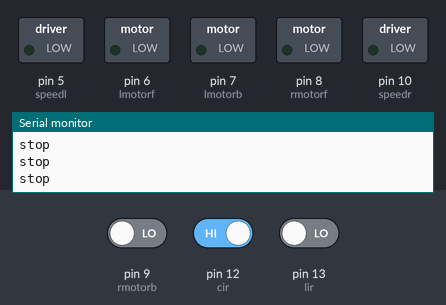
A sketch run on a simulated Arduino Uno, built with avr-gcc and run on an emulated ATmega328P. Parts: switched loads named in the sketch (green lamp = pin HIGH), the last lines printed to the serial monitor. The inputs (shaded band) are chosen by the test bench; at power-on: pin 9 (rmotorb) LOW, pin 13 (lir) LOW, pin 12 (cir) HIGH.

Above: at 1.2 s.
1.3 s: pin 9 (rmotorb) driven HIGH
At 2.5 s:
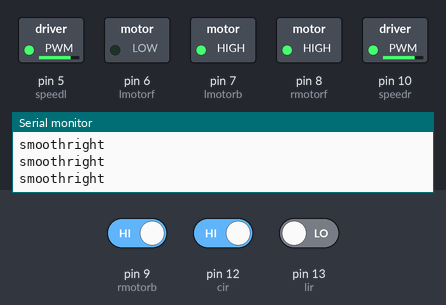
2.8 s: pin 13 (lir) driven HIGH
At 3.1 s:
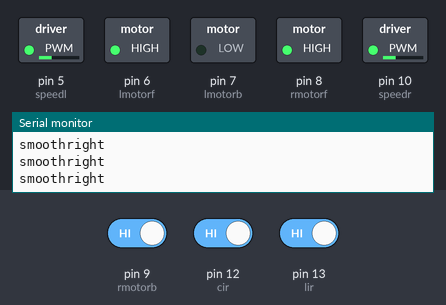
4.3 s: pin 9 (rmotorb) driven LOW
At 5.2 s:
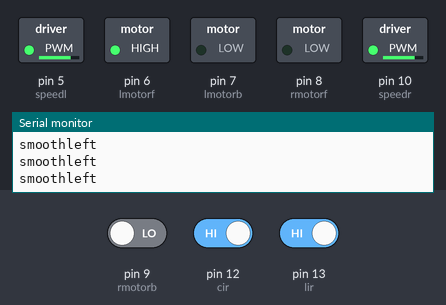
5.8 s: pin 12 (cir) driven LOW
7.7 s: pin 13 (lir) driven LOW
At 8.0 s:
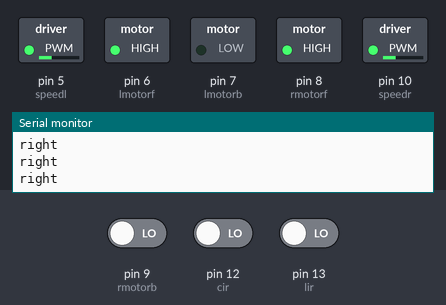
9.2 s: pin 12 (cir) driven HIGH
At 10.2 s:
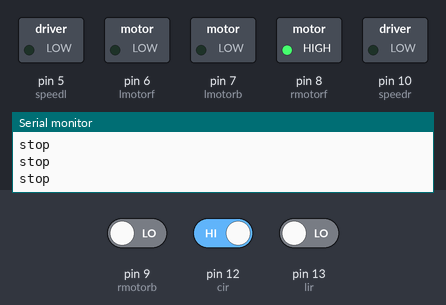
Timing chart, 0 to 11.7 s (numbered marks = the images above; inputs shaded):
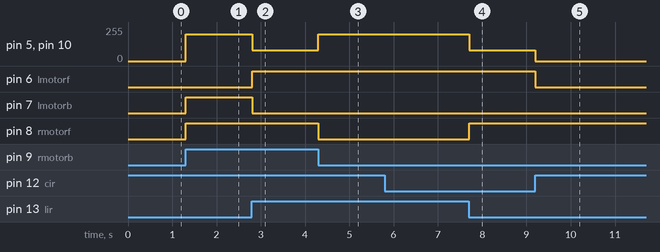

Measured:
- after the input at 1.3 s, pin 5 (speedl), pin 10 (speedr): 0/255 → 200/255 at once; pin 7 (lmotorb), pin 8 (rmotorf): LOW → HIGH at once
- after the input at 2.8 s, pin 5 (speedl), pin 10 (speedr): 200/255 → 80/255 at once; pin 6 (lmotorf): LOW → HIGH at once; pin 7 (lmotorb): HIGH → LOW at once
- after the input at 4.3 s, pin 5 (speedl), pin 10 (speedr): 80/255 → 200/255 at once; pin 8 (rmotorf): HIGH → LOW at once
- after the input at 7.7 s, pin 5 (speedl), pin 10 (speedr): 200/255 → 80/255 at once; pin 8 (rmotorf): LOW → HIGH at once
- after the input at 9.2 s, pin 5 (speedl), pin 10 (speedr): 80/255 → 0/255 at once; pin 6 (lmotorf): HIGH → LOW at once

The sketch:

condtions.ino
```cpp
int rmotorf = 8 ;     //greenwire
int rmotorb = 9 ;     //whitewire
int speedr  = 10;     //redwire
int lmotorf = 6 ;     //whitewire
int lmotorb = 7 ;     //greenwire
int speedl  = 5 ;     //blackwire
//int rrir    = 3 ;     //lastrightsen     //ALL_BLUE
int  rir    = 9 ;     //rightsen
int  cir    = 12 ;     //centersen
int  lir    = 13 ;     //lefttsen
//int llir    = 7 ;     //lastlefttsen
// define sensors
//int rrir = digitalRead(rrir);
char  rrir = digitalRead( rir);
char  ccir = digitalRead( cir);
char  llir = digitalRead( lir);
 //int llir = digitalRead(llir);

void setup() {
  // put your setup code here, to run once:
//MOTORSPINS
pinMode(rmotorf,OUTPUT);
pinMode(rmotorb,OUTPUT);
pinMode( speedr,OUTPUT);
pinMode(lmotorf,OUTPUT);
pinMode(lmotorb,OUTPUT);
pinMode( speedl,OUTPUT);
//SENSORSPINS
//pinMode(rrir,INPUT);
pinMode( rir,INPUT);
pinMode( cir,INPUT);
pinMode( lir,INPUT);
//pinMode(llir,INPUT);
Serial.begin(9600);
}
void loop() {
  // put your main code here, to run repeatedly:

//the conditions
//high=white
//low =black
if(digitalRead(lir)==HIGH && digitalRead(cir)==LOW && digitalRead(rir)==HIGH){
moveforward();
 //serial communication to show if my conditions are right
Serial.println("forward");
}
else if (digitalRead(lir)==LOW && digitalRead(cir)==LOW && digitalRead(rir)==HIGH){

turnleft();
Serial.println("left");
}
else if (digitalRead(lir)==HIGH && digitalRead(cir)==LOW && digitalRead(rir)==LOW){

turnright();
Serial.println("right");
}
else if (digitalRead(lir)==HIGH && digitalRead(cir)==HIGH && digitalRead(rir)==LOW){

turnright();
Serial.println("smoothleft");
}
else if (digitalRead(lir)==LOW && digitalRead(cir)==HIGH && digitalRead(rir)==HIGH){

turnleft();
Serial.println("smoothright");
}
else if (digitalRead(lir)==LOW && digitalRead(cir)==LOW && digitalRead(rir)==LOW ){
  moveforward();
}
else if (digitalRead(lir)==HIGH && digitalRead(cir)==HIGH && digitalRead(rir)==HIGH){
  moveforward();
}

else {
  stopp();
  Serial.println("stop");
}
}
```

void_turns.ino
```cpp
void moveforward()
{

  digitalWrite(rmotorf,HIGH);
  digitalWrite(rmotorb,LOW);      //....rightmotor
  analogWrite(speedr,80);

  digitalWrite(lmotorf,HIGH);
  digitalWrite(lmotorb,LOW);      //....leftmotor
  analogWrite(speedl,80);


}

void turnleft()
{
  digitalWrite(rmotorf,HIGH);
  digitalWrite(rmotorb,LOW);      //....rightmotor
  analogWrite(speedr,200);

  digitalWrite(lmotorf,LOW);
  digitalWrite(lmotorb,HIGH);     //....leftmotor
  analogWrite(speedl,200);

}


void turnright()
{
  digitalWrite(rmotorf,LOW);
  digitalWrite(rmotorb,HIGH);     //....rightmotor
  analogWrite(speedr,200);

  digitalWrite(lmotorf,HIGH);
  digitalWrite(lmotorb,LOW);     //....leftmotor
  analogWrite(speedl,200);
}

/*
void turnCircle()
{
  digitalWrite(lMotFwd,LOW);
  digitalWrite(rMotRev,LOW);
  digitalWrite(lMotRev,HIGH);
  digitalWrite(rMotFwd,HIGH);
}
*/

void stopp()
{
digitalWrite(lmotorf,LOW);
digitalWrite(rmotorb,LOW);
analogWrite(speedr,0);

digitalWrite(lmotorf,LOW);
digitalWrite(rmotorb,LOW);
analogWrite(speedl,0);
}
```
